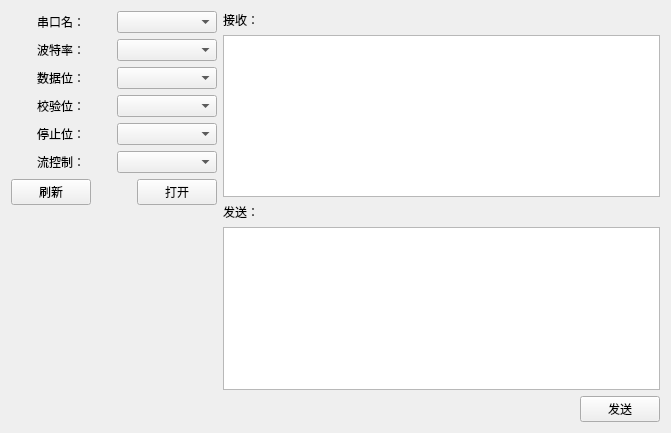
<?xml version="1.0" encoding="UTF-8"?>
<ui version="4.0">
 <class>MainWidget</class>
 <widget class="QWidget" name="MainWidget">
  <property name="geometry">
   <rect>
    <x>0</x>
    <y>0</y>
    <width>671</width>
    <height>433</height>
   </rect>
  </property>
  <property name="windowTitle">
   <string>MainWidget</string>
  </property>
  <layout class="QHBoxLayout" name="horizontalLayout_16" stretch="0,1">
   <item>
    <layout class="QVBoxLayout" name="verticalLayout_2">
     <item>
      <layout class="QHBoxLayout" name="horizontalLayout_9">
       <item>
        <widget class="QLabel" name="labPortName">
         <property name="text">
          <string>串口名：</string>
         </property>
         <property name="alignment">
          <set>Qt::AlignCenter</set>
         </property>
        </widget>
       </item>
       <item>
        <widget class="QComboBox" name="boxPortName"/>
       </item>
      </layout>
     </item>
     <item>
      <layout class="QHBoxLayout" name="horizontalLayout_10">
       <item>
        <widget class="QLabel" name="labBaudRate">
         <property name="text">
          <string>波特率：</string>
         </property>
         <property name="alignment">
          <set>Qt::AlignCenter</set>
         </property>
        </widget>
       </item>
       <item>
        <widget class="QComboBox" name="boxBaudRate"/>
       </item>
      </layout>
     </item>
     <item>
      <layout class="QHBoxLayout" name="horizontalLayout_11">
       <item>
        <widget class="QLabel" name="labDataBits">
         <property name="text">
          <string>数据位：</string>
         </property>
         <property name="alignment">
          <set>Qt::AlignCenter</set>
         </property>
        </widget>
       </item>
       <item>
        <widget class="QComboBox" name="boxDataBits"/>
       </item>
      </layout>
     </item>
     <item>
      <layout class="QHBoxLayout" name="horizontalLayout_12">
       <item>
        <widget class="QLabel" name="labParity">
         <property name="text">
          <string>校验位：</string>
         </property>
         <property name="alignment">
          <set>Qt::AlignCenter</set>
         </property>
        </widget>
       </item>
       <item>
        <widget class="QComboBox" name="boxParity"/>
       </item>
      </layout>
     </item>
     <item>
      <layout class="QHBoxLayout" name="horizontalLayout_13">
       <item>
        <widget class="QLabel" name="labStopBits">
         <property name="text">
          <string>停止位：</string>
         </property>
         <property name="alignment">
          <set>Qt::AlignCenter</set>
         </property>
        </widget>
       </item>
       <item>
        <widget class="QComboBox" name="boxStopBits"/>
       </item>
      </layout>
     </item>
     <item>
      <layout class="QHBoxLayout" name="horizontalLayout_14">
       <item>
        <widget class="QLabel" name="labFlowControl">
         <property name="text">
          <string>流控制：</string>
         </property>
         <property name="alignment">
          <set>Qt::AlignCenter</set>
         </property>
        </widget>
       </item>
       <item>
        <widget class="QComboBox" name="boxFlowControl"/>
       </item>
      </layout>
     </item>
     <item>
      <layout class="QHBoxLayout" name="horizontalLayout_15">
       <item>
        <widget class="QPushButton" name="btnRefresh">
         <property name="text">
          <string>刷新</string>
         </property>
        </widget>
       </item>
       <item>
        <spacer name="horizontalSpacer_3">
         <property name="orientation">
          <enum>Qt::Horizontal</enum>
         </property>
         <property name="sizeHint" stdset="0">
          <size>
           <width>40</width>
           <height>20</height>
          </size>
         </property>
        </spacer>
       </item>
       <item>
        <widget class="QPushButton" name="btnOpen">
         <property name="text">
          <string>打开</string>
         </property>
        </widget>
       </item>
      </layout>
     </item>
     <item>
      <spacer name="verticalSpacer">
       <property name="orientation">
        <enum>Qt::Vertical</enum>
       </property>
       <property name="sizeHint" stdset="0">
        <size>
         <width>20</width>
         <height>40</height>
        </size>
       </property>
      </spacer>
     </item>
    </layout>
   </item>
   <item>
    <layout class="QVBoxLayout" name="verticalLayout">
     <item>
      <widget class="QLabel" name="labRecv">
       <property name="text">
        <string>接收：</string>
       </property>
      </widget>
     </item>
     <item>
      <widget class="QTextEdit" name="textRecv"/>
     </item>
     <item>
      <widget class="QLabel" name="labSend">
       <property name="text">
        <string>发送：</string>
       </property>
      </widget>
     </item>
     <item>
      <widget class="QTextEdit" name="textSend"/>
     </item>
     <item>
      <layout class="QHBoxLayout" name="horizontalLayout">
       <item>
        <spacer name="horizontalSpacer">
         <property name="orientation">
          <enum>Qt::Horizontal</enum>
         </property>
         <property name="sizeHint" stdset="0">
          <size>
           <width>40</width>
           <height>20</height>
          </size>
         </property>
        </spacer>
       </item>
       <item>
        <widget class="QPushButton" name="btnSend">
         <property name="text">
          <string>发送</string>
         </property>
        </widget>
       </item>
      </layout>
     </item>
    </layout>
   </item>
  </layout>
 </widget>
 <layoutdefault spacing="6" margin="11"/>
 <resources/>
 <connections/>
</ui>
